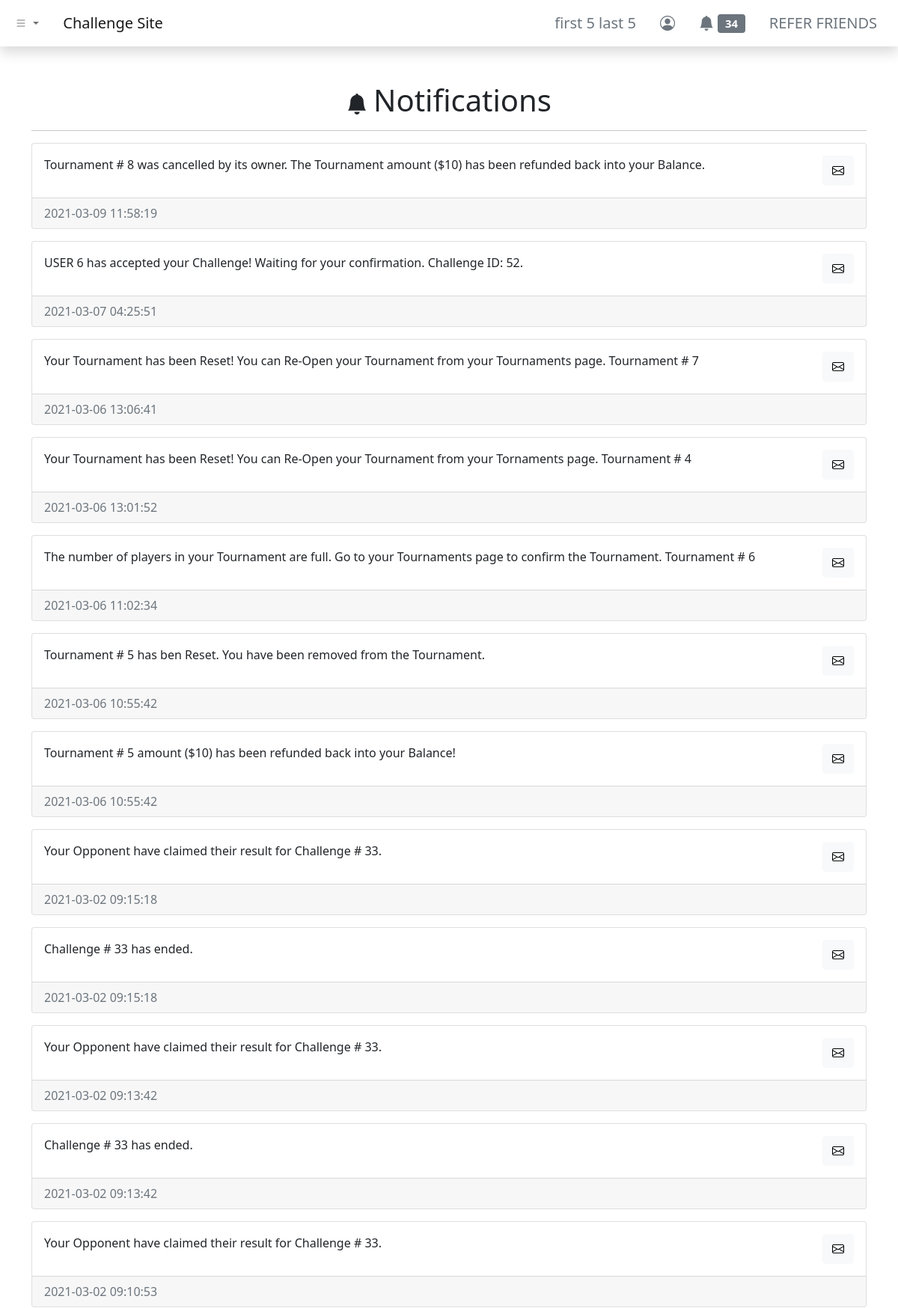
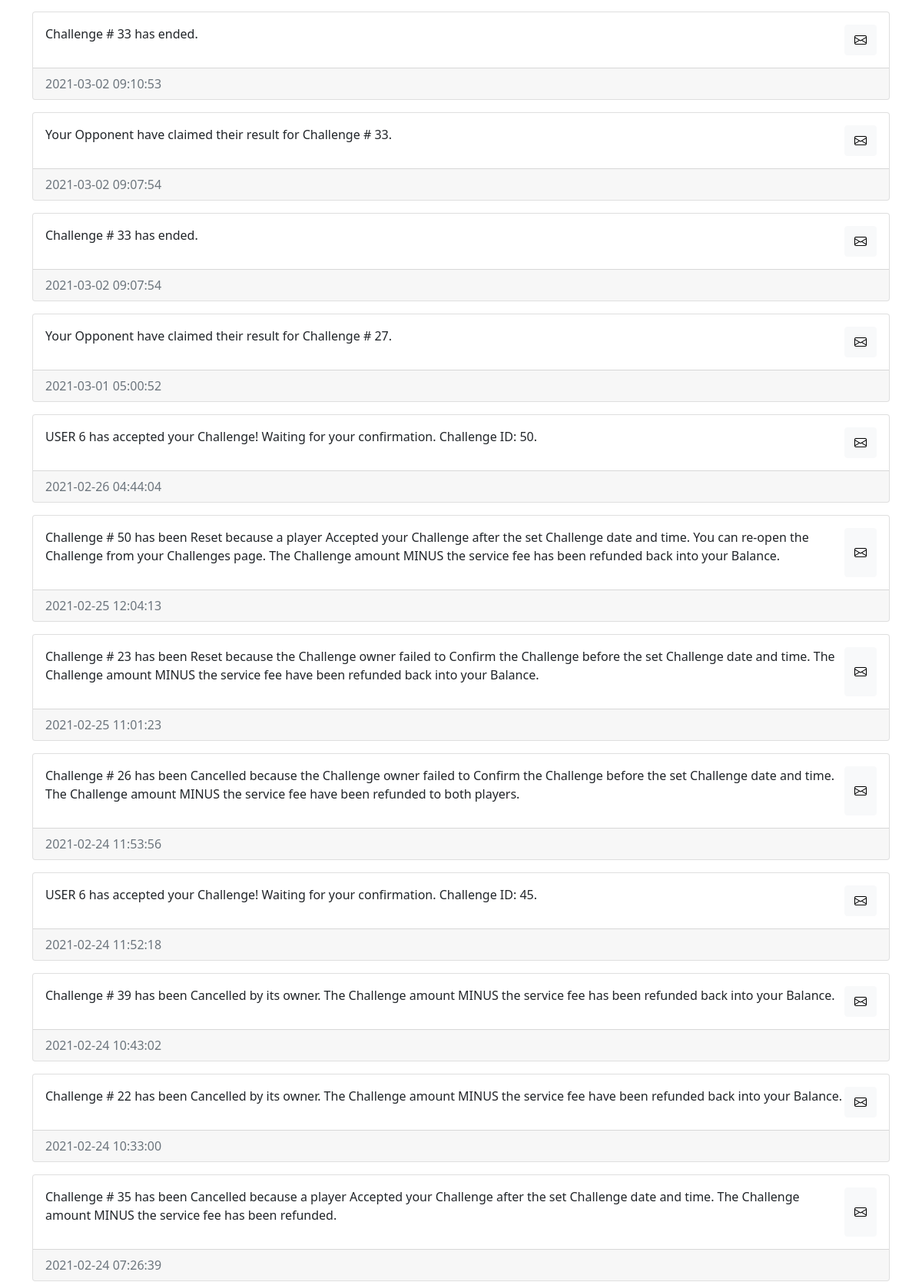
Page /dashboard/notifications/index.php (signed in, upper part) on the committed database (2 pictures, top to bottom).
### tables this page shows
CREATE TABLE `users` (
  `id` int(11) NOT NULL,
  `username` varchar(255) NOT NULL,
  `first_name` varchar(255) NOT NULL,
  `last_name` varchar(255) NOT NULL,
  `email` varchar(255) NOT NULL,
  `user_password` varchar(255) NOT NULL,
  `balance` decimal(65,30) UNSIGNED NOT NULL DEFAULT 0.000000000000000000000000000000,
  `skill_points` int(11) NOT NULL
);

CREATE TABLE `notifications` (
  `notif_id` int(11) NOT NULL,
  `notif_for` int(11) NOT NULL,
  `notif_msg` text NOT NULL,
  `notif_status` varchar(255) NOT NULL DEFAULT 'unread',
  `notif_create_timestamp` timestamp NOT NULL DEFAULT current_timestamp(),
  `notif_read_timestamp` timestamp NULL DEFAULT NULL
);

### dashboard/notifications/index.php (the view, shortened to what this page needs)
<?php include '../../header.php'; ?>
<div class="container my-5">
    <div class="row">
        <div class="col">
            <h1 class="text-center"><i class="bi bi-bell-fill me-2 fs-3"></i>Notifications</h1>
            <hr />
            <?php
            include_once '../../php-apis/db-config.php';
            $user_id = $_SESSION['id'];
            $sql = "SELECT * FROM notifications WHERE notif_for = $user_id ORDER BY notif_create_timestamp DESC";
            $result = mysqli_query($conn, $sql);
            if (mysqli_num_rows($result) > 0) {
                while ($row = mysqli_fetch_assoc($result)) {
            ?>
                    <div class="card my-3">
                        <div class="card-body">
                            <div class="d-flex justify-content-between">
                                <p class="card-text"><?php echo $row['notif_msg']; ?></p>
                                <button type="button" class="btn btn-light notif_button" data-notif_id="<?php echo $row['notif_id']; ?>">
                                    <?php echo ($row['notif_status'] === 'unread') ? ('<i class="bi bi-envelope"></i>') : ('<i class="bi bi-envelope-open"></i>'); ?>
                                </button>
                            </div>
                        </div>
                        <div class="card-footer text-muted"><?php echo $row['notif_create_timestamp']; ?></div>
                    </div>
            <?php
                }
            } else {
                echo "<p class='text-center'>No Notifications</p>";
            }
            ?>
        </div>
    </div>
</div>
<?php include '../../footer.php'; ?>

### header.php (shortened to what this page needs)
<?php
function urlPrefix()
{
    if (basename(getcwd()) === basename(__DIR__)) {
        return './';
    } elseif (basename(dirname(getcwd())) === basename(__DIR__)) {
        return '../';
    } elseif (basename(dirname(dirname(getcwd()))) === basename(__DIR__)) {
        return '../../';
    } elseif (basename(dirname(dirname(dirname(getcwd())))) === basename(__DIR__)) {
        return '../../../';
    } else {
        return './';
    }
}
?>
<!DOCTYPE html>
<html lang="en">
<head>
    <link href="https://cdn.jsdelivr.net/npm/bootstrap@5.0.0-beta2/dist/css/bootstrap.min.css" rel="stylesheet">
    <link rel="stylesheet" href="https://cdn.jsdelivr.net/npm/bootstrap-icons@1.3.0/font/bootstrap-icons.css">
</head>
<body>
    <nav class="navbar navbar-expand-sm navbar-light bg-white shadow">
        <div class="container-fluid">
            <ul class="navbar-nav me-4">
                <li class="nav-item dropdown">
                    <a class="nav-link dropdown-toggle" href="#" id="navbarDropdownMenuLink" role="button" data-bs-toggle="dropdown" aria-expanded="false">
                        <i class="bi bi-list"></i>
                    </a>
                </li>
            </ul>
            <a class="navbar-brand" href="<?php echo urlPrefix(); ?>">Challenge Site</a>
            <div class="collapse navbar-collapse" id="navbarNavDropdown">
                <ul class="navbar-nav ms-auto">
                    <?php if (isset($_SESSION['id'])) { ?>
                        <li class="nav-item">
                            <a class="btn btn-lg btn-outline-secondary border-0" aria-current="page" href="<?php echo urlPrefix() . 'dashboard/profile/'; ?>">
                                <?php
                                include_once urlPrefix() . 'php-apis/db-config.php';
                                $user_id = $_SESSION['id'];
                                $sql = "SELECT * FROM users WHERE id=$user_id";
                                $result = mysqli_query($conn, $sql);
                                if (mysqli_num_rows($result) > 0) {
                                    while ($row = mysqli_fetch_assoc($result)) {
                                        echo $row['first_name'] . ' ' . $row['last_name'];
                                    }
                                } else {
                                    header("Location: " . urlPrefix() . "php-apis/logout.php");
                                    die();
                                }
                                ?>
                            </a>
                        </li>
                        <li class="nav-item">
                            <a class="btn btn-lg btn-outline-secondary border-0" aria-current="page" href="<?php echo urlPrefix() . 'dashboard/profile/'; ?>"><i class="bi bi-person-circle"></i></a>
                        </li>
                        <li class="nav-item">
                            <a class="btn btn-lg btn-outline-secondary border-0" aria-current="page" href="<?php echo urlPrefix() . 'dashboard/notifications/'; ?>">
                                <i class="bi bi-bell-fill"></i>
                                <span class="badge bg-secondary">
                                    <?php
                                    $sql2 = "SELECT COUNT(*) AS unread_notifs FROM notifications WHERE notif_for = $user_id AND notif_status = 'unread'";
                                    $result2 = mysqli_query($conn, $sql2);
                                    if (mysqli_num_rows($result2) > 0) {
                                        while ($row2 = mysqli_fetch_assoc($result2)) {
                                            echo $row2['unread_notifs'];
                                        }
                                    } else {
                                        echo "0";
                                    }
                                    ?>
                                </span>
                            </a>
                        </li>
                        <li class="nav-item">
                            <a class="btn btn-lg btn-outline-secondary border-0" aria-current="page" href="<?php echo urlPrefix() . 'dashboard/refer/'; ?>">REFER FRIENDS</a>
                        </li>
                    <?php } else { ?>
                        <li class="nav-item">
                            <a class="btn btn-lg btn-outline-secondary border-0" aria-current="page" href="<?php echo urlPrefix() . 'login/'; ?>">ENTER</a>
                        </li>
                    <?php } ?>
                </ul>
            </div>
        </div>
    </nav>

### rows in the picture
users: first_name "first 5", last_name "last 5"
notifications: notif_msg "Tournament # 8 was cancelled by its owner. The Tournament amount ($10) has been refunded back into your Balance.", notif_status "unread" (drawn), notif_create_timestamp "2021-03-09 11:58:19"
notifications: notif_msg "USER 6 has accepted your Challenge! Waiting for your confirmation. Challenge ID: 52.", notif_status "unread" (drawn), notif_create_timestamp "2021-03-07 04:25:51"
notifications: notif_msg "Your Tournament has been Reset! You can Re-Open your Tournament from your Tournaments page. Tournament # 7", notif_status "unread" (drawn), notif_create_timestamp "2021-03-06 13:06:41"
notifications: notif_msg "Your Tournament has been Reset! You can Re-Open your Tournament from your Tornaments page. Tournament # 4", notif_status "unread" (drawn), notif_create_timestamp "2021-03-06 13:01:52"
notifications: notif_msg "The number of players in your Tournament are full. Go to your Tournaments page to confirm the Tournament. Tournament # 6", notif_status "unread" (drawn), notif_create_timestamp "2021-03-06 11:02:34"
notifications: notif_msg "Tournament # 5 has ben Reset. You have been removed from the Tournament.", notif_status "unread" (drawn), notif_create_timestamp "2021-03-06 10:55:42"
notifications: notif_msg "Tournament # 5 amount ($10) has been refunded back into your Balance!", notif_status "unread" (drawn), notif_create_timestamp "2021-03-06 10:55:42"
notifications: notif_msg "Your Opponent have claimed their result for Challenge # 33.", notif_status "unread" (drawn), notif_create_timestamp "2021-03-02 09:15:18"
notifications: notif_msg "Challenge # 33 has ended.", notif_status "unread" (drawn), notif_create_timestamp "2021-03-02 09:15:18"
notifications: notif_msg "Your Opponent have claimed their result for Challenge # 33.", notif_status "unread" (drawn), notif_create_timestamp "2021-03-02 09:13:42"
notifications: notif_msg "Challenge # 33 has ended.", notif_status "unread" (drawn), notif_create_timestamp "2021-03-02 09:13:42"
notifications: notif_msg "Your Opponent have claimed their result for Challenge # 33.", notif_status "unread" (drawn), notif_create_timestamp "2021-03-02 09:10:53"
notifications: notif_msg "Challenge # 33 has ended.", notif_status "unread" (drawn), notif_create_timestamp "2021-03-02 09:10:53"
notifications: notif_msg "Your Opponent have claimed their result for Challenge # 33.", notif_status "unread" (drawn), notif_create_timestamp "2021-03-02 09:07:54"
notifications: notif_msg "Challenge # 33 has ended.", notif_status "unread" (drawn), notif_create_timestamp "2021-03-02 09:07:54"
notifications: notif_msg "Your Opponent have claimed their result for Challenge # 27.", notif_status "unread" (drawn), notif_create_timestamp "2021-03-01 05:00:52"
notifications: notif_msg "USER 6 has accepted your Challenge! Waiting for your confirmation. Challenge ID: 50.", notif_status "unread" (drawn), notif_create_timestamp "2021-02-26 04:44:04"
notifications: notif_msg "Challenge # 50 has been Reset because a player Accepted your Challenge after the set Challenge date and time. You can re-open the Challenge from your Challenges page. The Challenge amount MINUS the service fee has been refunded back into your Balance.", notif_status "unread" (drawn), notif_create_timestamp "2021-02-25 12:04:13"
notifications: notif_msg "Challenge # 23 has been Reset because the Challenge owner failed to Confirm the Challenge before the set Challenge date and time. The Challenge amount MINUS the service fee have been refunded back into your Balance.", notif_status "unread" (drawn), notif_create_timestamp "2021-02-25 11:01:23"
notifications: notif_msg "Challenge # 26 has been Cancelled because the Challenge owner failed to Confirm the Challenge before the set Challenge date and time. The Challenge amount MINUS the service fee have been refunded to both players.", notif_status "unread" (drawn), notif_create_timestamp "2021-02-24 11:53:56"
notifications: notif_msg "USER 6 has accepted your Challenge! Waiting for your confirmation. Challenge ID: 45.", notif_status "unread" (drawn), notif_create_timestamp "2021-02-24 11:52:18"
notifications: notif_msg "Challenge # 39 has been Cancelled by its owner. The Challenge amount MINUS the service fee has been refunded back into your Balance.", notif_status "unread" (drawn), notif_create_timestamp "2021-02-24 10:43:02"
notifications: notif_msg "Challenge # 22 has been Cancelled by its owner. The Challenge amount MINUS the service fee have been refunded back into your Balance.", notif_status "unread" (drawn), notif_create_timestamp "2021-02-24 10:33:00"
notifications: notif_msg "Challenge # 35 has been Cancelled because a player Accepted your Challenge after the set Challenge date and time. The Challenge amount MINUS the service fee has been refunded.", notif_status "unread" (drawn), notif_create_timestamp "2021-02-24 07:26:39"

### other values in the picture
$row2['unread_notifs'] "34"
